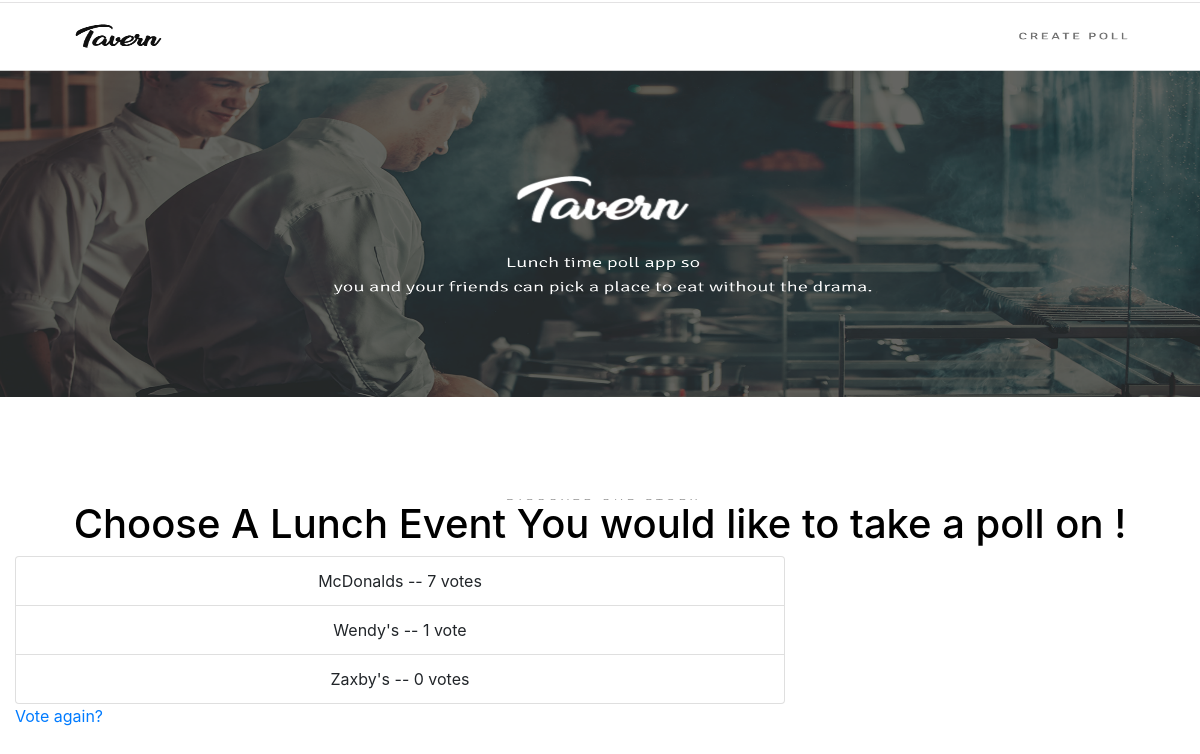
/1/results/, run on the app's committed database.
### tavern/models.py (models this page shows, shortened)
class Location(models.Model):
    lunch = models.ForeignKey('Lunch', on_delete=models.CASCADE)
    suggested_locations = models.CharField(max_length=100,  null=True)
    votes = models.IntegerField(default=0)

### tavern/views.py (the view)
# urls.py: path('<int:pk>/results/', views.Results.as_view(), name='results'),
class Results(TemplateView):
    template_name = "results.html"
    def get_context_data(self, **kwargs):
        lunch_pk = self.kwargs.get('pk')
        lunch = Lunch.objects.get(pk=lunch_pk)
        context = {
                'lunch': lunch
        }
        return context

### tavern/templates/results.html
{% extends 'base.html' %}
{% block content %}
    <div class="col-md-8">
        <ul class="list-group">
            {% for location in lunch.location_set.all %}
                <li class="list-group-item">{{ location.suggested_locations }} -- {{ location.votes }} vote{{ location.votes|pluralize }}</li>
            {% endfor %}
        </ul>
    </div>
    <div class="col-md-4">
        <a href="{% url 'tavern:detail' lunch.id %}">Vote again?</a>
    </div>
{% endblock %}

### tavern/static/styles.css (style rules this page uses)
li { text-align: center; }

### data on the page
Location: suggested_locations "McDonalds", votes "7"
Location: suggested_locations "Wendy's", votes "1"
Location: suggested_locations "Zaxby's", votes "0"
